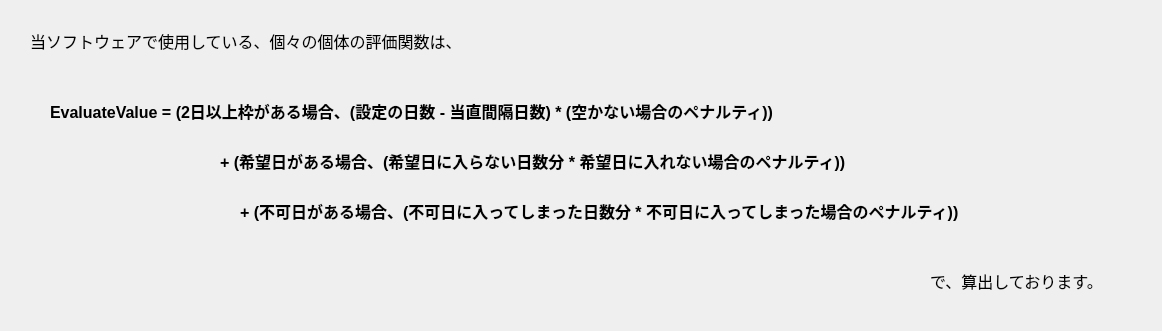
<?xml version="1.0" encoding="UTF-8"?>
<ui version="4.0">
 <class>DialogSE</class>
 <widget class="QDialog" name="DialogSE">
  <property name="geometry">
   <rect>
    <x>0</x>
    <y>0</y>
    <width>1162</width>
    <height>331</height>
   </rect>
  </property>
  <property name="windowTitle">
   <string>Dialog</string>
  </property>
  <widget class="QLabel" name="label">
   <property name="geometry">
    <rect>
     <x>30</x>
     <y>20</y>
     <width>771</width>
     <height>41</height>
    </rect>
   </property>
   <property name="font">
    <font>
     <pointsize>12</pointsize>
    </font>
   </property>
   <property name="text">
    <string>当ソフトウェアで使用している、個々の個体の評価関数は、</string>
   </property>
  </widget>
  <widget class="QLabel" name="label_2">
   <property name="geometry">
    <rect>
     <x>50</x>
     <y>80</y>
     <width>901</width>
     <height>61</height>
    </rect>
   </property>
   <property name="font">
    <font>
     <pointsize>12</pointsize>
     <weight>75</weight>
     <bold>true</bold>
    </font>
   </property>
   <property name="text">
    <string>EvaluateValue = (2日以上枠がある場合、(設定の日数 - 当直間隔日数) * (空かない場合のペナルティ))</string>
   </property>
  </widget>
  <widget class="QLabel" name="label_3">
   <property name="geometry">
    <rect>
     <x>520</x>
     <y>120</y>
     <width>251</width>
     <height>61</height>
    </rect>
   </property>
   <property name="font">
    <font>
     <pointsize>12</pointsize>
    </font>
   </property>
   <property name="text">
    <string/>
   </property>
  </widget>
  <widget class="QLabel" name="label_4">
   <property name="geometry">
    <rect>
     <x>220</x>
     <y>130</y>
     <width>901</width>
     <height>61</height>
    </rect>
   </property>
   <property name="font">
    <font>
     <pointsize>12</pointsize>
     <weight>75</weight>
     <bold>true</bold>
    </font>
   </property>
   <property name="text">
    <string>+ (希望日がある場合、(希望日に入らない日数分 * 希望日に入れない場合のペナルティ))</string>
   </property>
  </widget>
  <widget class="QLabel" name="label_5">
   <property name="geometry">
    <rect>
     <x>240</x>
     <y>180</y>
     <width>851</width>
     <height>61</height>
    </rect>
   </property>
   <property name="font">
    <font>
     <pointsize>12</pointsize>
     <weight>75</weight>
     <bold>true</bold>
    </font>
   </property>
   <property name="text">
    <string>+ (不可日がある場合、(不可日に入ってしまった日数分 * 不可日に入ってしまった場合のペナルティ))</string>
   </property>
  </widget>
  <widget class="QLabel" name="label_6">
   <property name="geometry">
    <rect>
     <x>930</x>
     <y>260</y>
     <width>201</width>
     <height>41</height>
    </rect>
   </property>
   <property name="font">
    <font>
     <pointsize>12</pointsize>
    </font>
   </property>
   <property name="text">
    <string>で、算出しております。</string>
   </property>
  </widget>
 </widget>
 <resources/>
 <connections/>
</ui>
